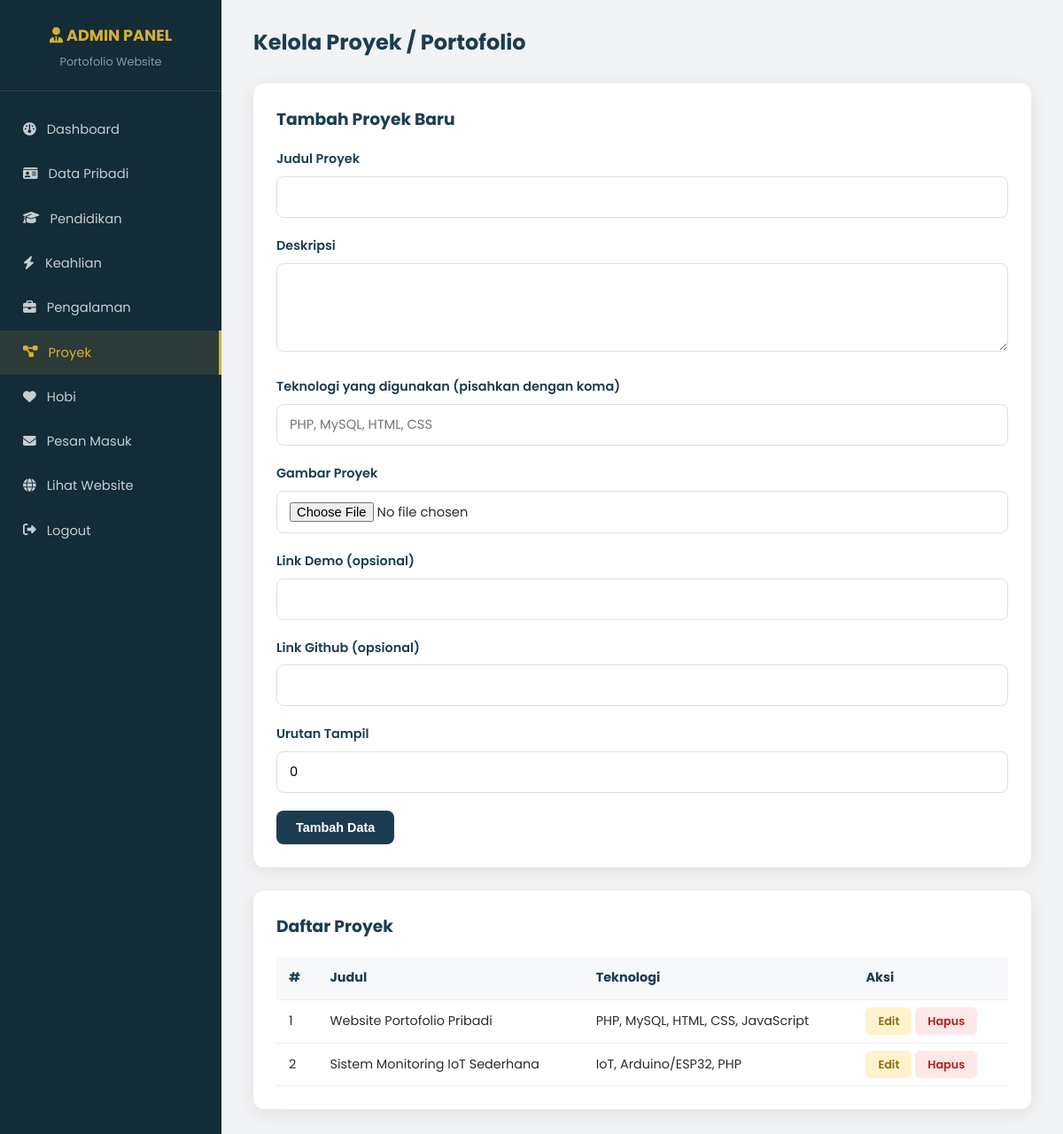
Page /proyek.php (signed in) on the committed database.
### tables this page shows
CREATE TABLE proyek (
    id INT AUTO_INCREMENT PRIMARY KEY,
    judul_proyek VARCHAR(150) NOT NULL,
    deskripsi TEXT,
    teknologi VARCHAR(150),
    gambar VARCHAR(255) DEFAULT 'default-project.jpg',
    link_demo VARCHAR(255),
    link_github VARCHAR(255),
    urutan INT DEFAULT 0,
    created_at TIMESTAMP DEFAULT CURRENT_TIMESTAMP
);

### fungsi.php (called while the page is built, shortened)
<?php
require_once __DIR__ . '/../config/koneksi.php';
function ambilSemua($tabel, $urutBy = 'urutan ASC')
{
    global $koneksi;
    $tabel = mysqli_real_escape_string($koneksi, $tabel);
    $query = "SELECT * FROM `$tabel` ORDER BY $urutBy";
    $hasil = mysqli_query($koneksi, $query);
    $data = [];
    if ($hasil) {
        while ($baris = mysqli_fetch_assoc($hasil)) {
            $data[] = $baris;
        }
    }
    return $data;
}

### proyek.php (the view, shortened to what this page needs)
<?php require_once __DIR__ . '/admin_header.php'; ?>
<?php
$modeEdit = false;
$dataEdit = null;
$semuaProyek = ambilSemua('proyek', 'urutan ASC');
?>
<div class="admin-topbar">
    <h1>Kelola Proyek / Portofolio</h1>
</div>
<div class="kartu-admin">
    <h3 style="color:var(--warna-utama);margin-bottom:18px;"><?= $modeEdit ? 'Edit Proyek' : 'Tambah Proyek Baru' ?></h3>
    <form method="POST" enctype="multipart/form-data">
        <div class="form-group">
            <label>Judul Proyek</label>
            <input type="text" name="judul_proyek" value="<?= $modeEdit ? htmlspecialchars($dataEdit['judul_proyek']) : '' ?>" required>
        </div>
        <div class="form-group">
            <label>Deskripsi</label>
            <textarea name="deskripsi" style="min-height:100px;"><?= $modeEdit ? htmlspecialchars($dataEdit['deskripsi']) : '' ?></textarea>
        </div>
        <div class="form-group">
            <label>Teknologi yang digunakan (pisahkan dengan koma)</label>
            <input type="text" name="teknologi" value="<?= $modeEdit ? htmlspecialchars($dataEdit['teknologi']) : '' ?>" placeholder="PHP, MySQL, HTML, CSS">
        </div>
        <div class="form-group">
            <label>Gambar Proyek</label>
            <input type="file" name="gambar" accept="image/*">
        </div>
        <div class="form-group">
            <label>Link Demo (opsional)</label>
            <input type="text" name="link_demo" value="<?= $modeEdit ? htmlspecialchars($dataEdit['link_demo']) : '' ?>">
        </div>
        <div class="form-group">
            <label>Link Github (opsional)</label>
            <input type="text" name="link_github" value="<?= $modeEdit ? htmlspecialchars($dataEdit['link_github']) : '' ?>">
        </div>
        <div class="form-group">
            <label>Urutan Tampil</label>
            <input type="number" name="urutan" value="<?= $modeEdit ? $dataEdit['urutan'] : '0' ?>">
        </div>
        <button type="submit" class="btn-tambah"><?= $modeEdit ? 'Update Data' : 'Tambah Data' ?></button>
    </form>
</div>
<div class="kartu-admin">
    <h3 style="color:var(--warna-utama);margin-bottom:18px;">Daftar Proyek</h3>
    <table class="tabel-admin">
        <thead><tr><th>#</th><th>Judul</th><th>Teknologi</th><th>Aksi</th></tr></thead>
        <tbody>
        <?php foreach ($semuaProyek as $i => $p): ?>
            <tr>
                <td><?= $i + 1 ?></td>
                <td><?= htmlspecialchars($p['judul_proyek']) ?></td>
                <td><?= htmlspecialchars($p['teknologi']) ?></td>
                <td>
                    <a href="?edit=<?= $p['id'] ?>" class="btn-kecil btn-edit">Edit</a>
                    <a href="?hapus=<?= $p['id'] ?>" class="btn-kecil btn-hapus">Hapus</a>
                </td>
            </tr>
        <?php endforeach; ?>
        </tbody>
    </table>
</div>

### style.css (style rules this page uses)
:root { --warna-utama: #1c3d4f; --warna-utama-tua: #142b38; --warna-aksen: #d4af37; --warna-terang: #f4f6f7; --warna-teks: #2c2c2c; --warna-putih: #ffffff; --bayangan: 0 4px 20px rgba(0, 0, 0, 0.08); --radius: 14px; }
* { margin: 0; padding: 0; box-sizing: border-box; }
body { font-family: 'Poppins', 'Segoe UI', Arial, sans-serif; background: var(--warna-terang); color: var(--warna-teks); line-height: 1.65; scroll-behavior: smooth; }
a { text-decoration: none; color: inherit; }
.form-group { margin-bottom: 20px; }
.form-group label { display: block; margin-bottom: 7px; font-weight: 600; color: var(--warna-utama); font-size: 0.9rem; }
.form-group input, .form-group textarea { width: 100%; padding: 12px 14px; border: 1.5px solid #e0e0e0; border-radius: 8px; font-family: inherit; font-size: 0.92rem; transition: 0.2s; }
.form-group textarea { resize: vertical; min-height: 120px; }
.admin-body { background: #f1f3f5; font-family: 'Poppins', sans-serif; }
.admin-topbar { display: flex; justify-content: space-between; align-items: center; margin-bottom: 26px; }
.admin-topbar h1 { font-size: 1.5rem; color: var(--warna-utama); }
.kartu-admin { background: var(--warna-putih); border-radius: 12px; box-shadow: var(--bayangan); padding: 26px; margin-bottom: 26px; }
.tabel-admin { width: 100%; border-collapse: collapse; }
.tabel-admin th, .tabel-admin td { padding: 12px 14px; border-bottom: 1px solid #eee; text-align: left; font-size: 0.9rem; }
.tabel-admin th { background: #f7f8f9; color: var(--warna-utama); }
.btn-kecil { padding: 7px 14px; border-radius: 6px; font-size: 0.8rem; font-weight: 600; border: none; cursor: pointer; }
.btn-edit { background: #fff3cd; color: #8a6d1d; }
.btn-hapus { background: #fde8e8; color: #b91c1c; }
.btn-tambah { background: var(--warna-utama); color: var(--warna-putih); padding: 11px 22px; border-radius: 8px; font-weight: 600; font-size: 0.9rem; border: none; cursor: pointer; }

### rows in the picture
proyek: judul_proyek "Website Portofolio Pribadi", teknologi "PHP, MySQL, HTML, CSS, JavaScript"
proyek: judul_proyek "Sistem Monitoring IoT Sederhana", teknologi "IoT, Arduino/ESP32, PHP"
